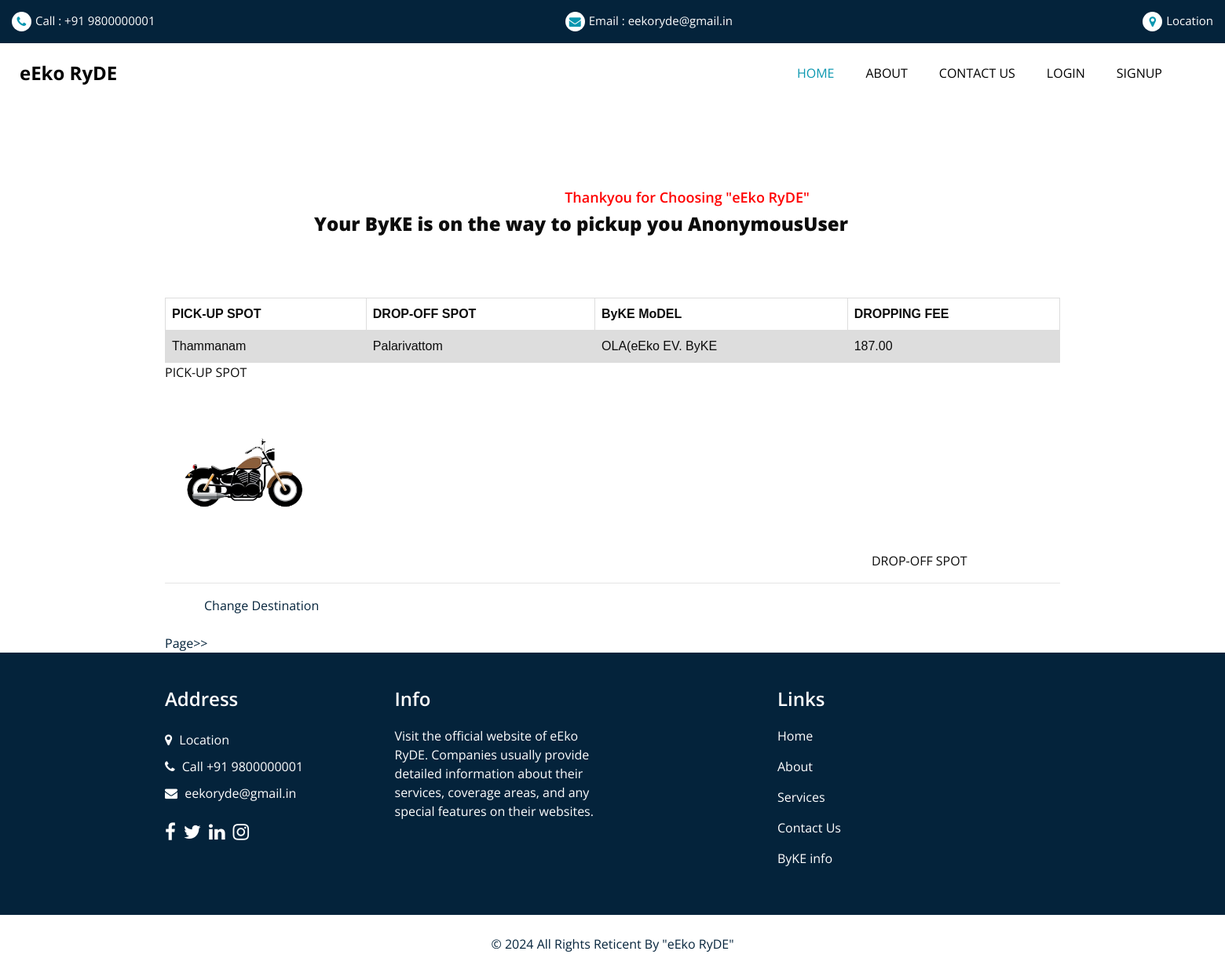
The page /byke/ on the database as committed earlier.
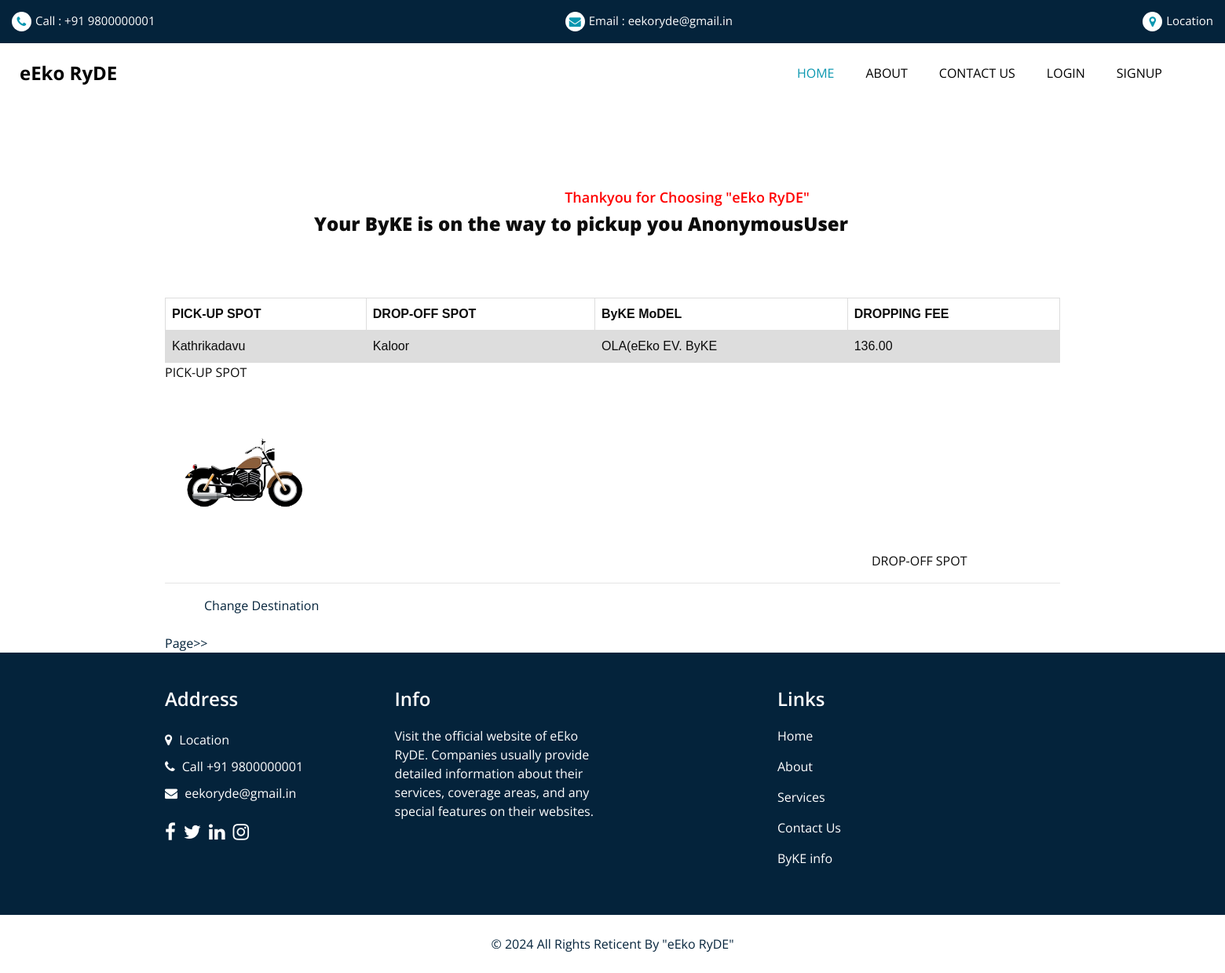
The same page on the database as committed later.
### app1/models.py (models this page shows)
class rydeinfo(models.Model):
    starting_location=models.CharField(max_length=45)
    ending_location=models.CharField(max_length=45)
    typey = models.CharField(max_length=45)
    price = models.DecimalField(max_digits=10, decimal_places=2)
    user = models.ForeignKey(User , on_delete= models.CASCADE)

### app1/views.py (the view)
# urls.py: path('byke/',views.byke,name='byke'),
def byke(request):
    inf = rydeinfo.objects.all().order_by('-id').first()
    return render(request,'successful.html',{'information':inf})

### templates/successful.html (shortened to what this page needs)
{% extends 'index.html' %}
{% load static %}
    {% block css %}
    <link rel="stylesheet" href="{% static 'css/s.css' %}">
    {% endblock %}
    {% block body_block %}
    <div class="container">
        <div class="row">
            <div class="col">
    <h1>Thankyou for Choosing "eEko RyDE"</h1>
    <h2 style="margin-left: 190px; font-size: x-large;font-weight: 800;">Your ByKE is on the way to pickup you {{user}} </h2>
  <br>
  <br>
  <br>
<table>
    <tr>
        <th>PICK-UP SPOT</th>
        <th>DROP-OFF SPOT</th>
        <th>ByKE MoDEL</th>
        <th>DROPPING FEE</th>
      </tr>
  <tr>
  <td>{{information.starting_location}}</td>
  <td>{{information.ending_location}}</td>
  <td>{{information.typey}}</td>
  <td>{{information.price}}</td>
</tr>
</table>
<p>PICK-UP SPOT</p>
  <marquee behavior="" direction="right" scrollamount="1"><img src="{% static 'images/ms.png' %}" alt="" style="width: 200px;height: 200px;"></marquee>
  <p style="margin-left: 900px;">DROP-OFF SPOT</p>
<hr style="width:100%;text-align:left;margin-left:0">
    <a style="color: #04233b;margin-left: 50px;margin-top: 30px;" href="{% url 'checkout' %}">Change Destination</a>
    <a style="color: #04233b; margin-left: 1730px;" href="{% url 'index' %}">Home Page>></a>
</div>
</div>
</div>
    {% endblock %}

Rows that differ between the two databases and show on the page:
no longer on this page (row unchanged): rydeinfo: starting_location "Thammanam", ending_location "Palarivattom", typey "OLA(eEko EV. ByKE", price "187.00"
added rydeinfo: starting_location "Kathrikadavu", ending_location "Kaloor", typey "OLA(eEko EV. ByKE", price "136.00"
